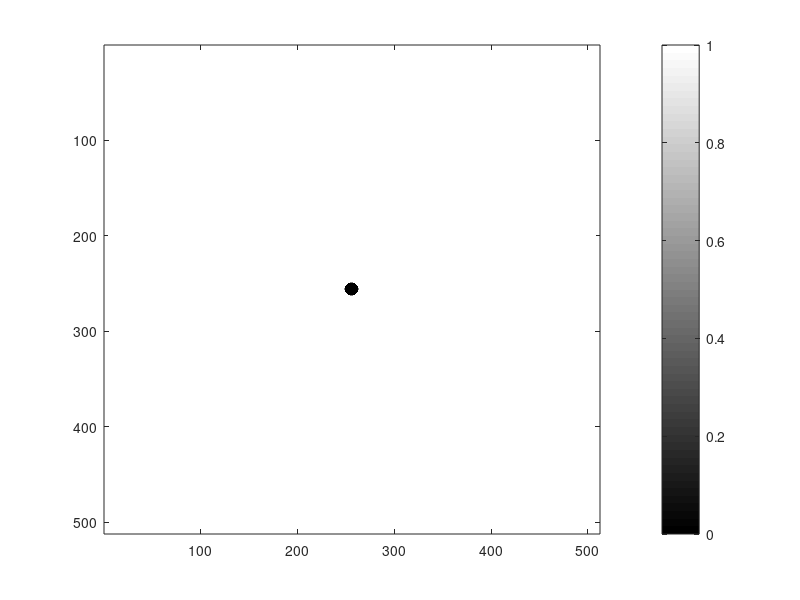
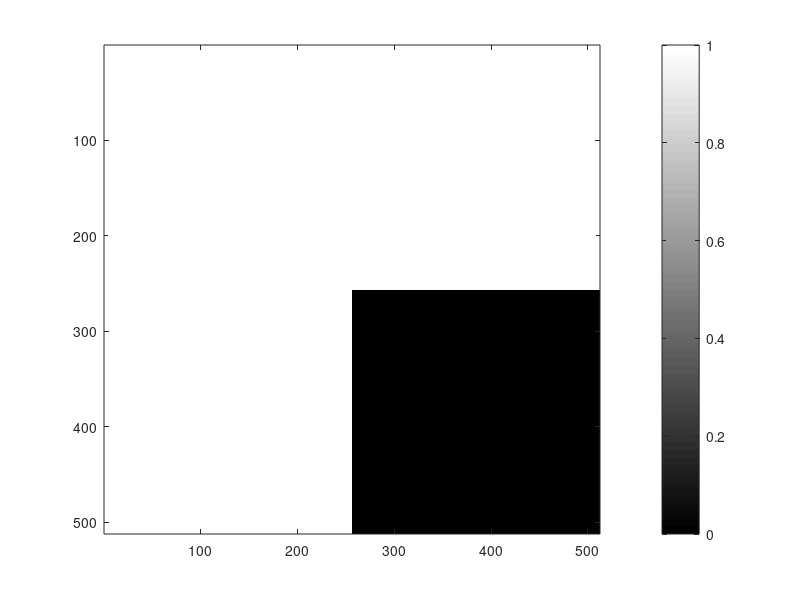

MATLAB code to generate these figures, in order: (Note: this script raises an error after producing the figures.)
%% Create a PSF from a 20um diameter Particle with magnification of 4x

sizeM=512;
mask0=ones(sizeM);
titlepos=[sizeM/2 sizeM/10];
lambda = 632.8E-9;
refractindex = 1.33;
ps = 5.5E-6;
mag = 4;
Z=linspace(-5E-3,5E-3,11);


circ = getnhood(strel('disk', 7, 0));
circ20um=double(circ);
circ20um(7:9,1)=0.5;
circ20um(7:9,15)=0.5;
circ20um(1,7:9)=0.5;
circ20um(15,7:9)=0.5;
circ20um=1-circ20um;
Ein=mask0;
Ein(sizeM/2-7:sizeM/2+7,sizeM/2-7:sizeM/2+7)=circ20um;

% upper left quad
region=round(sizeM*50/100);
mask0(1:region,1:region)=0;
mask0=flipud(fliplr(mask0));

figure(801)
imagesc(Ein); colorbar; colormap gray;
handle=title('Ein'); set(handle,'Position',[titlepos(1),titlepos(2)]);

figure(802)
imagesc(mask0); colorbar; colormap gray;
handle=title('MASK'); set(handle,'Position',[titlepos(1),titlepos(2)]);

[Eout]=propagate(Ein,lambda/refractindex,Z,ps/mag,'mask',mask0);
% psf=(fftshift(fft2(H)));
Holo = (1+2*real(Eout)+abs(Eout).^2);

figure(803); imagesc(Holo(:,:,1),[0 max(Holo(:))]); colorbar; colormap gray;
handle=title(['Engineered Hologram @ Z = ',num2str(1000*Z(1)),'mm']); set(handle,'Position',[titlepos(1),titlepos(2)]);
figure(804); imagesc(Holo(:,:,6),[0 max(Holo(:))]); colorbar; colormap gray;
handle=title(['Engineered Hologram @ Z = ',num2str(1000*Z(6)),'mm']); set(handle,'Position',[titlepos(1),titlepos(2)]);
figure(805); imagesc(Holo(:,:,end),[0 max(Holo(:))]); colorbar; colormap gray;
handle=title(['Engineered Hologram @ Z = ',num2str(1000*Z(end)),'mm']); set(handle,'Position',[titlepos(1),titlepos(2)]);